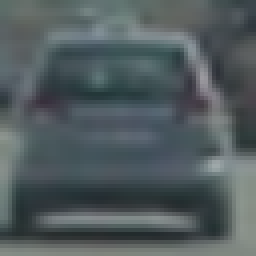
#> input picture vehicles/vehicles/GTI_Far/image0004.png, 64 x 64 px (shown 4 times larger); its folder holds only this picture in this run
$ jupyter execute --allow-errors 'Vehicle Detection.ipynb'   (shell and % lines are left out)   (older library calls are emulated)
#> lines starting #> are read from the running program, lines starting #| are printed output that depends on the picture
# Self-Driving Car Engineer Nanodegree
## Project: Vehicle Detection and Tracking

[cell 1]
import matplotlib.image as mpimg
import matplotlib.pyplot as plt
import numpy as np
import cv2
import glob
import time
from sklearn.svm import LinearSVC
from sklearn.preprocessing import StandardScaler
from skimage.feature import hog
from sklearn.model_selection import train_test_split

## Features extraction

Here we define functions for features extraction (HOG, binned color and color histogram features). The functions are based on code from the Udacity's lectures.

[cell 2]
def get_hog_features(img, orient, pix_per_cell, cell_per_block, vis=False, feature_vec=True):
    if vis == True: # Call with two outputs if vis==True to visualize the HOG
        features, hog_image = hog(img, orientations=orient,
                                  pixels_per_cell=(pix_per_cell, pix_per_cell),
                                  cells_per_block=(cell_per_block, cell_per_block),
                                  transform_sqrt=True,
                                  visualise=vis, feature_vector=feature_vec)
        return features, hog_image
    else:      # Otherwise call with one output
        features = hog(img, orientations=orient,
                       pixels_per_cell=(pix_per_cell, pix_per_cell),
                       cells_per_block=(cell_per_block, cell_per_block),
                       transform_sqrt=True,
                       visualise=vis, feature_vector=feature_vec)
        return features

# Define a function to compute binned color features
def bin_spatial(img, size=(16, 16)):
    return cv2.resize(img, size).ravel()

# Define a function to compute color histogram features
def color_hist(img, nbins=32):
    ch1 = np.histogram(img[:,:,0], bins=nbins, range=(0, 256))[0]#We need only the histogram, no bins edges
    ch2 = np.histogram(img[:,:,1], bins=nbins, range=(0, 256))[0]
    ch3 = np.histogram(img[:,:,2], bins=nbins, range=(0, 256))[0]
    hist = np.hstack((ch1, ch2, ch3))
    return hist

### The `extract_features` function extracl all nessesary features from images. It also augment the train dataset by horizontal image flipping.

[cell 3]
# Define a function to extract features from a list of images
def img_features(feature_image, spatial_feat, hist_feat, hog_feat, hist_bins, orient,
                        pix_per_cell, cell_per_block, hog_channel):
    file_features = []
    if spatial_feat == True:
        spatial_features = bin_spatial(feature_image, size=spatial_size)
        #print 'spat', spatial_features.shape
        file_features.append(spatial_features)
    if hist_feat == True:
         # Apply color_hist()
        hist_features = color_hist(feature_image, nbins=hist_bins)
        #print 'hist', hist_features.shape
        file_features.append(hist_features)
    if hog_feat == True:
    # Call get_hog_features() with vis=False, feature_vec=True
        if hog_channel == 'ALL':
            hog_features = []
            for channel in range(feature_image.shape[2]):
                hog_features.append(get_hog_features(feature_image[:,:,channel],
                                        orient, pix_per_cell, cell_per_block,
                                        vis=False, feature_vec=True))
                hog_features = np.ravel(hog_features)
        else:
            feature_image = cv2.cvtColor(feature_image, cv2.COLOR_LUV2RGB)
            feature_image = cv2.cvtColor(feature_image, cv2.COLOR_RGB2GRAY)
            hog_features = get_hog_features(feature_image[:,:], orient,
                            pix_per_cell, cell_per_block, vis=False, feature_vec=True)
                #print 'hog', hog_features.shape
            # Append the new feature vector to the features list
        file_features.append(hog_features)
    return file_features

def extract_features(imgs, color_space='RGB', spatial_size=(32, 32),
                        hist_bins=32, orient=9,
                        pix_per_cell=8, cell_per_block=2, hog_channel=0,
                        spatial_feat=True, hist_feat=True, hog_feat=True):
    # Create a list to append feature vectors to
    features = []
    # Iterate through the list of images
    for file_p in imgs:
        file_features = []
        image = cv2.imread(file_p) # Read in each imageone by one
        # apply color conversion if other than 'RGB'
        if color_space != 'RGB':
            if color_space == 'HSV':
                feature_image = cv2.cvtColor(image, cv2.COLOR_RGB2HSV)
            elif color_space == 'LUV':
                feature_image = cv2.cvtColor(image, cv2.COLOR_RGB2LUV)
            elif color_space == 'HLS':
                feature_image = cv2.cvtColor(image, cv2.COLOR_RGB2HLS)
            elif color_space == 'YUV':
                feature_image = cv2.cvtColor(image, cv2.COLOR_RGB2YUV)
            elif color_space == 'YCrCb':
                feature_image = cv2.cvtColor(image, cv2.COLOR_RGB2YCrCb)
        else: feature_image = np.copy(image)
        file_features = img_features(feature_image, spatial_feat, hist_feat, hog_feat, hist_bins, orient,
                        pix_per_cell, cell_per_block, hog_channel)
        features.append(np.concatenate(file_features))
        feature_image=cv2.flip(feature_image,1) # Augment the dataset with flipped images
        file_features = img_features(feature_image, spatial_feat, hist_feat, hog_feat, hist_bins, orient,
                        pix_per_cell, cell_per_block, hog_channel)
        features.append(np.concatenate(file_features))
    return features # Return list of feature vectors

## Data loading
Here we create lists of [vehicles](https://s3.amazonaws.com/udacity-sdc/Vehicle_Tracking/vehicles.zip) and [not-vehicles](https://s3.amazonaws.com/udacity-sdc/Vehicle_Tracking/non-vehicles.zip) images provided by Udacity. Corrisponding folders contain unzilled archives.

[cell 4]
car_images = glob.glob('vehicles/vehicles/**/*.png')
noncar_images = glob.glob('non-vehicles/non-vehicles/**/*.png')
print(len(car_images), len(noncar_images))

### Visualize Some of the Data

[cell 5]
fig, axs = plt.subplots(8,8, figsize=(16, 16))
fig.subplots_adjust(hspace = .2, wspace=.001)
axs = axs.ravel()

# Step through the list and search for chessboard corners
for i in np.arange(32):
    img = cv2.imread(car_images[np.random.randint(0,len(car_images))])
#> img is the input picture: shape (64, 64, 3); mean B, G, R 94.3, 91.6, 81.3
    img = cv2.cvtColor(img,cv2.COLOR_BGR2RGB)
    axs[i].axis('off')
    axs[i].set_title('car', fontsize=10)
    axs[i].imshow(img)
#> pass 2 of the loop `for i in np.arange(32):`:
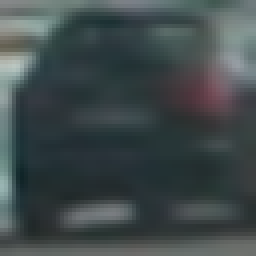
#> input picture vehicles/vehicles/GTI_Left/image0020.png, 64 x 64 px (shown 4 times larger)
#> img is the input picture: shape (64, 64, 3); mean B, G, R 75.7, 74.4, 64.3
#> (the rest of this cell did not finish here and is left out)

## Classifier

The following code chunk creates feature list for the training data. Feature list is normolized by the `StandardScaler()` method from `sklearn`. The data is splitted into thaining and testing subsets (80% and 20%).

The classifier (Linear SVM) is trained there as well.

[cell 6]
# Define parameters for feature extraction
color_space = 'LUV' # Can be RGB, HSV, LUV, HLS, YUV, YCrCb
#> color_space = 'LUV'
orient = 8  # HOG orientations
pix_per_cell = 8 # HOG pixels per cell
cell_per_block = 2 # HOG cells per block
hog_channel = 0 # Can be 0, 1, 2, or "ALL"
spatial_size = (16, 16) # Spatial binning dimensions
hist_bins = 32    # Number of histogram bins
spatial_feat = True # Spatial features on or off
hist_feat = True # Histogram features on or off
hog_feat = True # HOG features on or off

car_features = extract_features(car_images, color_space=color_space,
                        spatial_size=spatial_size, hist_bins=hist_bins,
                        orient=orient, pix_per_cell=pix_per_cell,
                        cell_per_block=cell_per_block,
                        hog_channel=hog_channel, spatial_feat=spatial_feat,
                        hist_feat=hist_feat, hog_feat=hog_feat)
#> in extract_features, `feature_image = cv2.cvtColor(image, cv2.COLOR_RGB2LUV)`: feature_image: shape (64, 64, 3); mean of channels 0, 1, 2 98.1, 98, 143.9
#> in img_features, `spatial_features = bin_spatial(feature_image, size=spatial_size)`: spatial_features = 768 values, max 171 at index 519, min 49 at index 594, mean 113.5
#> in color_hist, `ch1 = np.histogram(img[:,:,0], bins=nbins, range=(0, 256))[0]#We need ..`: ch1 = 32 values, max 632 at index 11, min 0 at index 0, mean 128
#> in color_hist, `ch2 = np.histogram(img[:,:,1], bins=nbins, range=(0, 256))[0]`: ch2 = 32 values, max 3612 at index 12, min 0 at index 0, mean 128
#> in color_hist, `ch3 = np.histogram(img[:,:,2], bins=nbins, range=(0, 256))[0]`: ch3 = 32 values, max 2062 at index 18, min 0 at index 0, mean 128
#> in color_hist, `hist = np.hstack((ch1, ch2, ch3))`: hist = 96 values, max 3612 at index 44, min 0 at index 0, mean 128
#> in img_features, `hist_features = color_hist(feature_image, nbins=hist_bins)`: hist_features has the same summary as hist in color_hist
#> in get_hog_features, `features = hog(img, orientations=orient, pixels_per_cell=(pix_per_cell..`: features = 1568 values, max 0.435 at index 947, min 0 at index 63, mean 0.121
#> in img_features, `hog_features = get_hog_features(feature_image[:,:], orient, pix_per_ce..`: hog_features has the same summary as features in get_hog_features
#> in extract_features, `file_features = img_features(feature_image, spatial_feat, hist_feat, h..`: file_features = 3 items
#> in extract_features, `feature_image=cv2.flip(feature_image,1)`: feature_image: shape (64, 64, 3); mean of channels 0, 1, 2 98.1, 98, 143.9
#> call 2 of img_features, with spatial_feat = True, hist_feat = True, hog_feat = True, hist_bins = 32, orient = 8, pix_per_cell = 8, cell_per_block = 2, hog_channel = 0
#> in img_features (call 2), `spatial_features = bin_spatial(feature_image, size=spatial_size)`: spatial_features = 768 values, max 171 at index 486, min 49 at index 588, mean 113.5
#> in img_features (call 2), `feature_image = cv2.cvtColor(feature_image, cv2.COLOR_LUV2RGB)`:
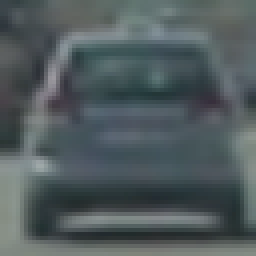
#> feature_image: shape (64, 64, 3) (shown 4 times larger); mean B, G, R 93.6, 91.3, 80.8
#> in img_features (call 2), `hog_features = get_hog_features(feature_image[:,:], orient, pix_per_ce..`: hog_features = 1568 values, max 0.486 at index 1075, min 0 at index 10, mean 0.122
#> pass 2 of the loop in extract_features, `for file_p in imgs:`:
#> spatial_features = 768 values, max 188 at index 192, min 40 at index 531, mean 106.5
#> hist_features = 96 values, max 3719 at index 44, min 0 at index 0, mean 128
#> in img_features (call 3), `feature_image = cv2.cvtColor(feature_image, cv2.COLOR_RGB2GRAY)`:
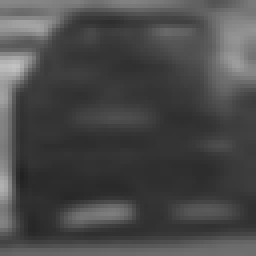
#> feature_image: shape (64, 64) (shown 4 times larger); min 34, max 194, mean 73.2
#> hog_features = 1568 values, max 0.562 at index 1179, min 0 at index 1, mean 0.122
#> spatial_features = 768 values, max 188 at index 237, min 40 at index 570, mean 106.5
#> in img_features (call 4), `feature_image = cv2.cvtColor(feature_image, cv2.COLOR_RGB2GRAY)`:
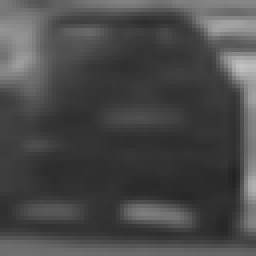
#> feature_image: shape (64, 64) (shown 4 times larger); min 34, max 194, mean 73.2
#> hog_features = 1568 values, max 0.558 at index 1300, min 0 at index 2, mean 0.121
#> car_features = 4 items
print ('Car samples: ', len(car_features))
#| Car samples:  4
notcar_features = extract_features(noncar_images, color_space=color_space,
                        spatial_size=spatial_size, hist_bins=hist_bins,
                        orient=orient, pix_per_cell=pix_per_cell,
                        cell_per_block=cell_per_block,
                        hog_channel=hog_channel, spatial_feat=spatial_feat,
                        hist_feat=hist_feat, hog_feat=hog_feat)
#> notcar_features = []
print ('Notcar samples: ', len(notcar_features))
#| Notcar samples:  0
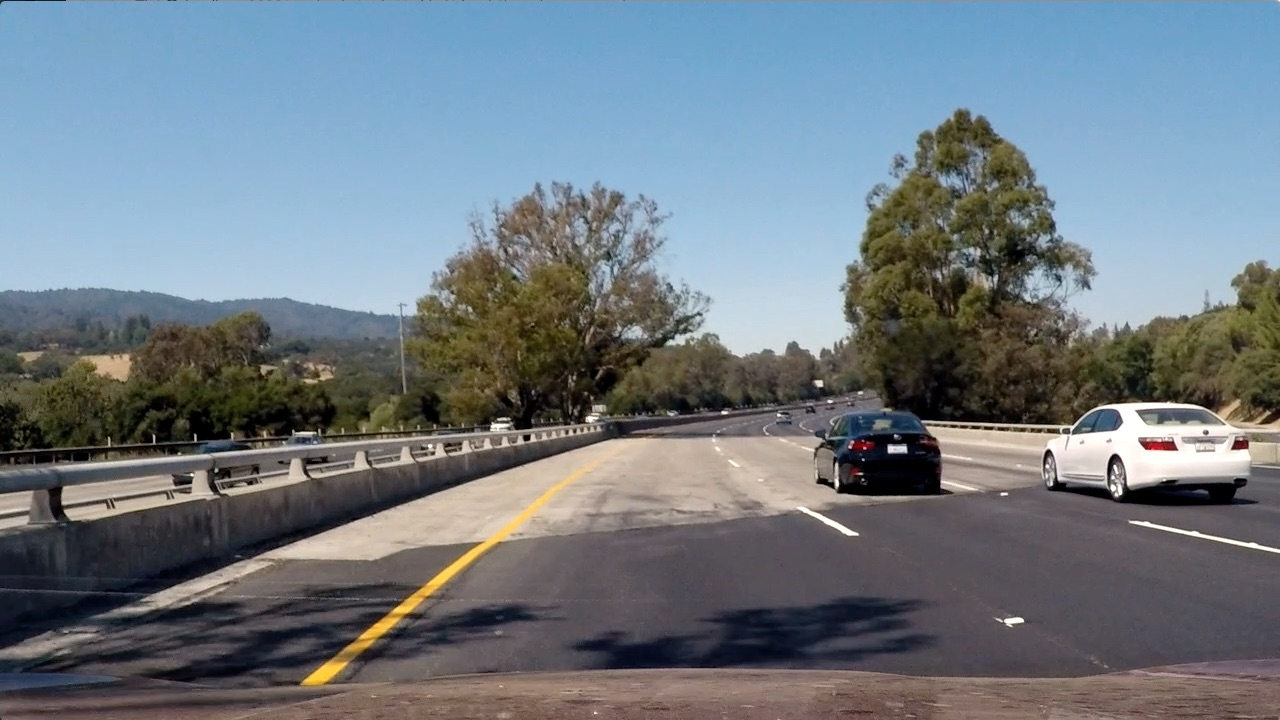
#> input picture test_images/test4.jpg, 1280 x 720 px
#> further down, image is the input picture: shape (720, 1280, 3); mean B, G, R 130.9, 122.7, 112.2
#> (the rest of this cell did not finish here and is left out)

## Slide window

Here we define a sliding window function `slide_window` to generate a list of boxes with predefined parameters and a `draw_boxes` to draw the list of boxes on an image.
These and some of the following functions are from the Udacity's lectures because they just work and perform useful tasks.

[cell 7]
def slide_window(img, x_start_stop=[None, None], y_start_stop=[None, None],
                    xy_window=(64, 64), xy_overlap=(0.5, 0.5)):
    # If x and/or y start/stop positions not defined, set to image size
#> called with xy_window = (128, 128), xy_overlap = (0.85, 0.85)
    if x_start_stop[0] == None:
        x_start_stop[0] = 0
    if x_start_stop[1] == None:
        x_start_stop[1] = img.shape[1]
    if y_start_stop[0] == None:
        y_start_stop[0] = 0
    if y_start_stop[1] == None:
        y_start_stop[1] = img.shape[0]
    # Compute the span of the region to be searched
    xspan = x_start_stop[1] - x_start_stop[0]
#> xspan = 1280
    yspan = y_start_stop[1] - y_start_stop[0]
    # Compute the number of pixels per step in x/y
    nx_pix_per_step = np.int(xy_window[0]*(1 - xy_overlap[0]))
    ny_pix_per_step = np.int(xy_window[1]*(1 - xy_overlap[1]))
    # Compute the number of windows in x/y
    nx_buffer = np.int(xy_window[0]*(xy_overlap[0]))
    ny_buffer = np.int(xy_window[1]*(xy_overlap[1]))
    nx_windows = np.int((xspan-nx_buffer)/nx_pix_per_step)
#> nx_windows = 61
    ny_windows = np.int((yspan-ny_buffer)/ny_pix_per_step)
    # Initialize a list to append window positions to
    window_list = []

    for ys in range(ny_windows):
        for xs in range(nx_windows):
            # Calculate window position
            startx = xs*nx_pix_per_step + x_start_stop[0]
            endx = startx + xy_window[0]
            starty = ys*ny_pix_per_step + y_start_stop[0]
            endy = starty + xy_window[1]
            # Append window position to list
            window_list.append(((startx, starty), (endx, endy)))
#> `windows = slide_window(image, x_start_stop=[None, None], y_start_stop=..`: windows = 366 items
    # Return the list of windows
    return window_list

[cell 8]
# Here is your draw_boxes function from the previous exercise
# [13 lines left out: function draw_boxes, not called in this run]

print('...')

[cell 9]
# [44 lines left out: function single_img_features, not called in this run]

[cell 10]
# Define a function you will pass an image
# and the list of windows to be searched (output of slide_windows())
# [29 lines left out: function search_windows, not called in this run]

# A function to show an image
def show_img(img):
    if len(img.shape)==3: #Color BGR image
        plt.figure()
        plt.imshow(cv2.cvtColor(img, cv2.COLOR_BGR2RGB))
    else: # Grayscale image
        plt.figure()
        plt.imshow(img, cmap='gray')

### Classifier test

Here we test the calssifier on the test images

#> (a cell that did not finish here is left out)

### Combine Various Sliding Window Searches

[cell 12]
color_space = 'LUV' # Can be RGB, HSV, LUV, HLS, YUV, YCrCb
orient = 8  # HOG orientations
pix_per_cell =8 # HOG pixels per cell
cell_per_block = 2 # HOG cells per block
hog_channel =0# Can be 0, 1, 2, or "ALL"
spatial_size = (16, 16) # Spatial binning dimensions
hist_bins = 32    # Number of histogram bins
spatial_feat = True # Spatial features on or off
hist_feat = True # Histogram features on or off
hog_feat = True # HOG features on or off


#test_img = mpimg.imread('./test_images/test1.jpg')
test_img = cv2.imread('./test_images/test4.jpg')
rectangles = []
hot_windows = []


xstart=0
xstop=700
ystart = 300
ystop = 550
scale = 1

windows = slide_window(test_img, x_start_stop=[xstart, xstop], y_start_stop=[ystart, ystop],
                    xy_window=(128, 128), xy_overlap=(0.85, 0.85))
#> windows = 217 items
rectangles=rectangles+windows
#> rectangles = 217 items
#> (the rest of this cell did not finish here and is left out)

## Advanced Sliding Windows

To increase performance we need to analize the smallest possible number of windows. That is why, we will scan with a search window not across the whole image, but only areas where a new car can appear and also we are going to scan areas where a car was detected (track cars).
### Detect new cars
On every frame we look for new passing cars (red areas on sides) cars and new far cars (blue area).

[cell 13]
def apply_threshold(heatmap, threshold):
    # Zero out pixels below the threshold
    heatmap[heatmap <= threshold] = 0
    # Return thresholded map
    return heatmap

print('...')

### Heatmap
This method (duplicated from lesson material) produces a heat map based on rectangle locations (additive with overlap).

[cell 14]
def add_heat(heatmap, bbox_list):
    # Iterate through list of bboxes
    for box in bbox_list:
        # Add += 1 for all pixels inside each bbox
        # Assuming each "box" takes the form ((x1, y1), (x2, y2))
        heatmap[box[0][1]:box[1][1], box[0][0]:box[1][0]] += 1
#> heatmap: shape (720, 1280); every value is 0

    # Return updated heatmap
    return heatmap

print('...')

[cell 15]
# Test out the heatmap
heatmap_img = np.zeros_like(test_img[:,:,0])
heatmap_img = add_heat(heatmap_img, hot_windows)
heatmap_img = apply_threshold(heatmap_img, 2)
plt.figure(figsize=(10,10))
plt.imshow(heatmap_img, cmap='hot')

print('...')

### Apply SciPy Labels to Heatmap

[cell 16]
from scipy.ndimage.measurements import label

labels = label(heatmap_img)
plt.figure(figsize=(10,10))
plt.imshow(labels[0], cmap='gray')
print(labels[1], 'cars found')
#| 0 cars found
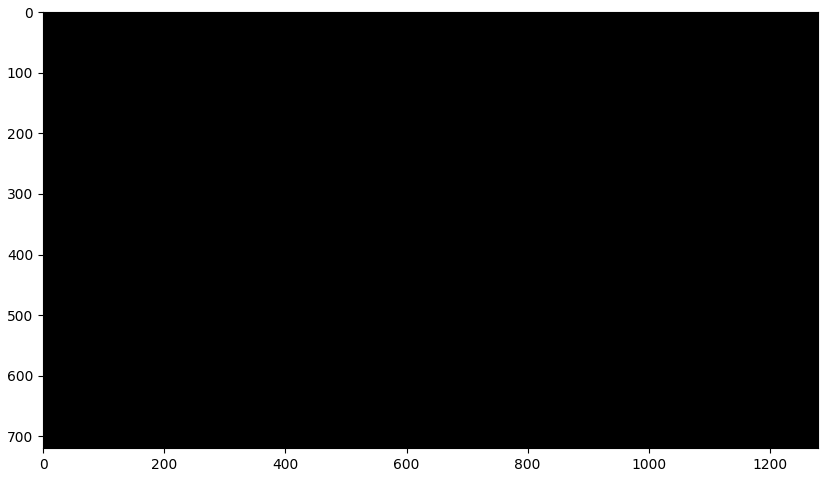
#> figure drawn by matplotlib, 1 panel

### Draw Bounding Boxes for Lables

[cell 17]
def draw_labeled_bboxes(img, labels):
    # Iterate through all detected cars
    rects = []
    for car_number in range(1, labels[1]+1):
        # Find pixels with each car_number label value
        nonzero = (labels[0] == car_number).nonzero()
        # Identify x and y values of those pixels
        nonzeroy = np.array(nonzero[0])
        nonzerox = np.array(nonzero[1])
        # Define a bounding box based on min/max x and y
        bbox = ((np.min(nonzerox), np.min(nonzeroy)), (np.max(nonzerox), np.max(nonzeroy)))
        rects.append(bbox)
        # Draw the box on the image
        cv2.rectangle(img, bbox[0], bbox[1], (0,0,255), 6)
#> after the loop, rects = []
    # Return the image and final rectangles
    return img, rects

# Draw bounding boxes on a copy of the image
draw_img, rect = draw_labeled_bboxes(np.copy(test_img), labels)
#> rect = []
# Display the image
show_img(draw_img)

### Put it All Together

[cell 18]
#global history of bounding boxes
#generate bounding box only if it was there in last n images
global prevRects
prevRects= []

[cell 19]
def process_frame(img, readImage=False, Convert= False, historyBoxes=True):

#> called with img = './test_images/test4.jpg', readImage = True, Convert = True, historyBoxes = False
    if readImage :
        image = cv2.imread(img)
    else:
         image =img
    draw_image = np.copy(image)
    windows = slide_window(image, x_start_stop=[800, None], y_start_stop=[400, 640],
                    xy_window=(64, 64), xy_overlap=(0.85, 0.85))
#> windows = 940 items
    hot_windows = []
    hot_windows += (search_windows(image, windows, svc, X_scaler, color_space=color_space,
                        spatial_size=spatial_size, hist_bins=hist_bins,
                        orient=orient, pix_per_cell=pix_per_cell,
                        cell_per_block=cell_per_block,
                        hog_channel=hog_channel, spatial_feat=spatial_feat,
                        hist_feat=hist_feat, hog_feat=hog_feat))
    heatmap_img = np.zeros_like(image[:,:,0])
    #heatmap_img = add_heat(heatmap_img, hot_windows)

    global prevRects

    if not historyBoxes:
        prevRects=[]

    prevRects.append(hot_windows)
    if len(prevRects) > 20:
            # throw out oldest rectangle set(s)
            prevRects = prevRects[len(prevRects)-5:]

    for rect_set in prevRects:
        heatmap_img = add_heat(heatmap_img, rect_set)

    if historyBoxes:
        heatmap_img = apply_threshold(heatmap_img, 30)

    labels = label(heatmap_img)
    draw_img, rect = draw_labeled_bboxes(np.copy(image), labels)
    if Convert:
        draw_img=cv2.cvtColor(draw_img, cv2.COLOR_BGR2RGB)
    return draw_img

print('...')
